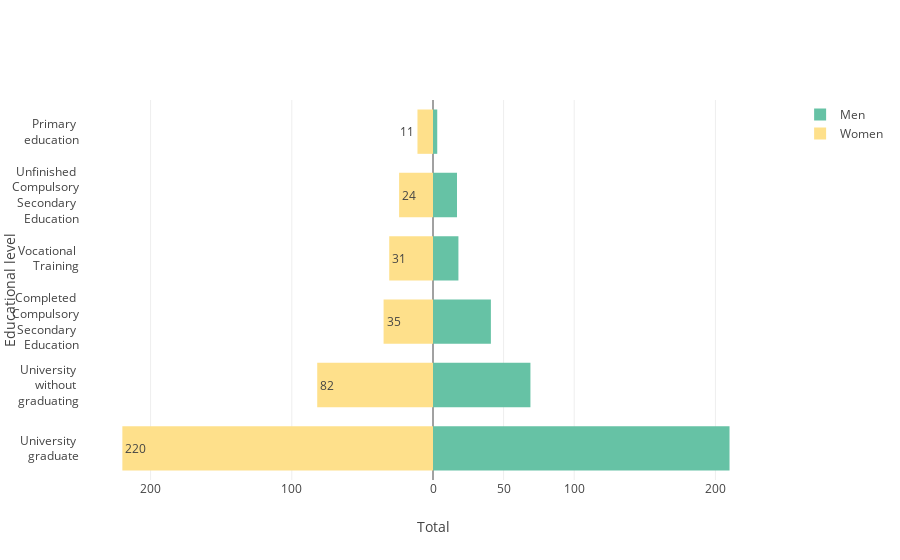

Notebook cell for this chart:
### Markdown cell above
## Distribution of educational level by gender in the population

### Code cell
layout5 = go.Layout(yaxis=go.layout.YAxis(title='Educational level'),
                    xaxis=go.layout.XAxis(
    range=[-250, 250],
    tickvals=[-200, -100, 50, 0, 50, 100, 200],
    ticktext=[200, 100, 50, 0, 50, 100, 200],
    title='Total'),
    barmode='overlay',
    bargap=0.3)

data5 = [go.Bar(y=data_complete_en['Educational level'].unique(),
                x=data_complete_en[data_complete_en['Gender']
                                   == 0]['Educational level'].value_counts(),
                orientation='h',
                name='Men',
                hoverinfo='x',
                # marker=dict(color='powderblue')
                marker=dict(color=colors_gender_list[0]),
                ),
         go.Bar(y=data_complete_en['Educational level'].unique(),
                x=-data_complete_en[data_complete_en['Gender']
                                    == 1]['Educational level'].value_counts(),
                orientation='h',
                name='Women',
                text=data_complete_en[data_complete_en['Gender']
                                      == 1]['Educational level'].value_counts(),
                hoverinfo='text',
                # marker=dict(color='seagreen')
                marker=dict(color=colors_gender_list[1]),
                )]

fig5 = go.Figure(data=data5, layout=layout5)
iplot(fig5)
plt.show()

### Figure 1 — Plotly figure (JSON) as saved in the notebook; plotly's stock layout.template omitted (floating-point values rounded to 4 significant figures)
{"data": [{"hoverinfo": "x", "marker": {"color": "rgb(102,194,165)"}, "name": "Men", "orientation": "h", "type": "bar", "uid": "10602851-0b73-46ad-b0a3-a850289a6b90", "x": [210, 69, 41, 18, 17, 3], "y": ["University <br>graduate", "University <br>without <br>graduating", "Completed <br>Compulsory<br>Secondary <br>Education", "Vocational <br>Training", "Unfinished <br>Compulsory<br>Secondary <br>Education", "Primary <br>education"]}, {"hoverinfo": "text", "marker": {"color": "rgb(254,224,139)"}, "name": "Women", "orientation": "h", "text": [220, 82, 35, 31, 24, 11], "type": "bar", "uid": "bf1af1b4-9293-4ec0-9fc3-4c984a96cdc5", "x": [-220, -82, -35, -31, -24, -11], "y": ["University <br>graduate", "University <br>without <br>graduating", "Completed <br>Compulsory<br>Secondary <br>Education", "Vocational <br>Training", "Unfinished <br>Compulsory<br>Secondary <br>Education", "Primary <br>education"]}], "layout": {"bargap": 0.3, "barmode": "overlay", "xaxis": {"range": [-250, 250], "ticktext": [200, 100, 50, 0, 50, 100, 200], "tickvals": [-200, -100, 50, 0, 50, 100, 200], "title": {"text": "Total"}}, "yaxis": {"title": {"text": "Educational level"}}}}
